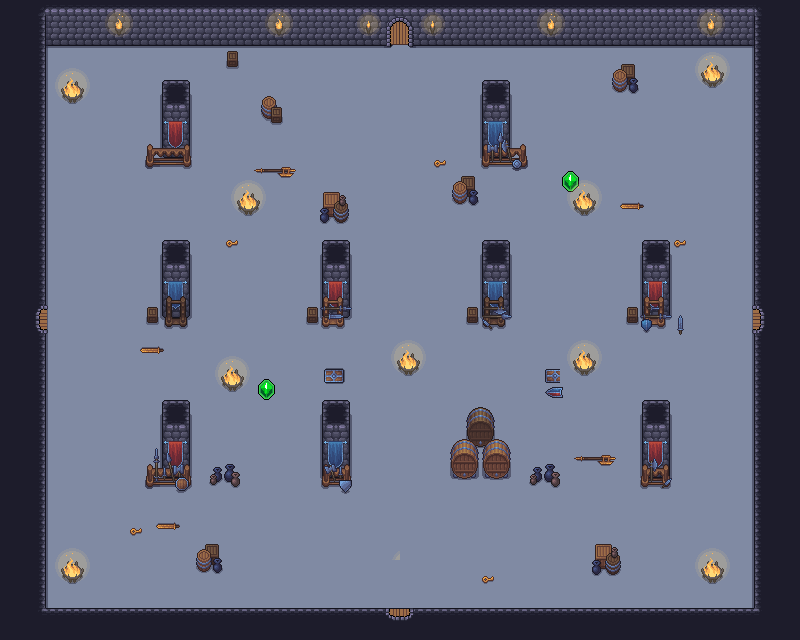

Rendered tile map (Tiled .tmx) drawn with the repository's tilesets; below, a short description and the map source with its tile grids summarised:
An orthogonal 50x40 tile map with 16x16 px tiles, 8 tile layers (Fondo, Suelo, Suelo Decoracion, Suelo Decoracion 2, ...), 13 tilesets and 38 objects.

<map version="1.10" tiledversion="1.12.1" orientation="orthogonal" renderorder="right-down" width="50" height="40" tilewidth="16" tileheight="16" infinite="0" nextlayerid="13" nextobjectid="51">
 <tileset firstgid="1" source="../tilesets/Paredes2.tsx" />
 <tileset firstgid="494" source="../tilesets/puertas.tsx" />
 <tileset firstgid="498" source="../tilesets/player.tsx" />
 <tileset firstgid="499" source="../tilesets/Fuegos.tsx" />
 <tileset firstgid="697" source="../tilesets/goomba.tsx" />
 <tileset firstgid="698" source="../tilesets/amongus.tsx" />
 <tileset firstgid="699" source="../tilesets/skeleton.tsx" />
 <tileset firstgid="701" source="../tilesets/corazon.tsx" />
 <tileset firstgid="702" source="../tilesets/supplies_objects.tsx" />
 <tileset firstgid="1257" source="../tilesets/Other_objects.tsx" />
 <tileset firstgid="1441" source="../tilesets/pedestals.tsx" />
 <tileset firstgid="1811" source="../tilesets/Objetos.tsx" />
 <tileset firstgid="2027" source="../tilesets/azeris.tsx" />
 <group id="2" name="Room">
  <layer id="1" name="Fondo" width="50" height="40">
   <data>[2000 cells, 2000 non-empty, 1 distinct tile ids]</data>
  </layer>
  <layer id="3" name="Suelo" width="50" height="40">
   <data>[2000 cells, 1702 non-empty, 1 distinct tile ids]</data>
  </layer>
  <layer id="4" name="Suelo Decoracion" width="50" height="40">
   <data>[2000 cells, 4 non-empty, 2 distinct tile ids]</data>
  </layer>
  <layer id="5" name="Suelo Decoracion 2" width="50" height="40">
   <data>[2000 cells, 20 non-empty, 8 distinct tile ids]</data>
  </layer>
  <layer id="6" name="Paredes" width="50" height="40">
   <data>[2000 cells, 413 non-empty, 49 distinct tile ids]</data>
  </layer>
  <layer id="7" name="Decoracion 2" width="50" height="40">
   <data>[2000 cells, 102 non-empty, 27 distinct tile ids]</data>
  </layer>
  <layer id="8" name="Decoracion" width="50" height="40">
   <data>[2000 cells, 168 non-empty, 93 distinct tile ids]</data>
  </layer>
  <layer id="9" name="Puertas" width="50" height="40">
   <data>[2000 cells, 4 non-empty, 4 distinct tile ids]</data>
  </layer>
  <objectgroup id="10" name="Utils">
   <object id="33" gid="701" x="85.6667" y="494.333" width="18" height="18" />
   <object id="34" gid="701" x="261.667" y="494.333" width="18" height="18" />
   <object id="35" gid="701" x="417.667" y="494.333" width="18" height="18" />
   <object id="37" gid="701" x="576.333" y="493" width="18" height="18" />
   <object id="38" gid="701" x="575" y="338.333" width="18" height="18" />
   <object id="39" gid="701" x="409.667" y="333" width="18" height="18" />
   <object id="40" gid="701" x="255" y="330.333" width="18" height="18" />
   <object id="41" gid="701" x="115" y="326.333" width="18" height="18" />
   <object id="42" gid="701" x="108.333" y="163.667" width="18" height="18" />
   <object id="43" gid="701" x="273.667" y="165" width="18" height="18" />
   <object id="44" gid="701" x="416.333" y="163.667" width="18" height="18" />
   <object id="46" gid="701" x="585.667" y="166.333" width="18" height="18" />
   <object id="47" gid="701" x="699" y="163.667" width="18" height="18" />
   <object id="48" gid="701" x="699" y="345" width="18" height="18" />
   <object id="49" gid="701" x="704.333" y="491.667" width="18" height="18" />
  </objectgroup>
  <objectgroup id="11" name="Entities">
   <object id="7" gid="697" x="102.667" y="120" width="16" height="16" />
   <object id="8" gid="697" x="302.667" y="124" width="16" height="16" />
   <object id="9" gid="697" x="548" y="121.333" width="16" height="16" />
   <object id="10" gid="697" x="696" y="121.333" width="16" height="16" />
   <object id="11" gid="697" x="90.6667" y="544" width="16" height="16" />
   <object id="12" gid="697" x="306.667" y="549.333" width="16" height="16" />
   <object id="13" gid="697" x="504" y="549.333" width="16" height="16" />
   <object id="14" gid="697" x="664" y="557.333" width="16" height="16" />
   <object id="15" gid="697" x="392" y="322.667" width="16" height="16" />
   <object id="16" gid="698" x="222.333" y="324.333" width="30" height="30" />
   <object id="17" gid="698" x="569" y="320.333" width="30" height="30" />
   <object id="24" gid="699" x="105.333" y="218.667" width="32" height="32" />
   <object id="25" gid="699" x="290.667" y="220" width="32" height="32" />
   <object id="26" gid="699" x="517" y="220.5" width="32" height="32" />
   <object id="27" gid="699" x="702.667" y="221.333" width="32" height="32" />
   <object id="28" gid="699" x="89.3333" y="432" width="32" height="32" />
   <object id="29" gid="699" x="246.667" y="432" width="32" height="32" />
   <object id="30" gid="699" x="528" y="430.667" width="32" height="32" />
   <object id="31" gid="699" x="688" y="430.667" width="32" height="32" />
  </objectgroup>
  <objectgroup id="12" name="Player">
   <object id="3" gid="498" x="362" y="113" width="64" height="64" />
   <object id="4" gid="498" x="692.667" y="351.333" width="64" height="64" />
   <object id="5" gid="498" x="46" y="348" width="64" height="64" />
   <object id="6" gid="498" x="361.333" y="604.667" width="64" height="64" />
  </objectgroup>
 </group>
</map>
